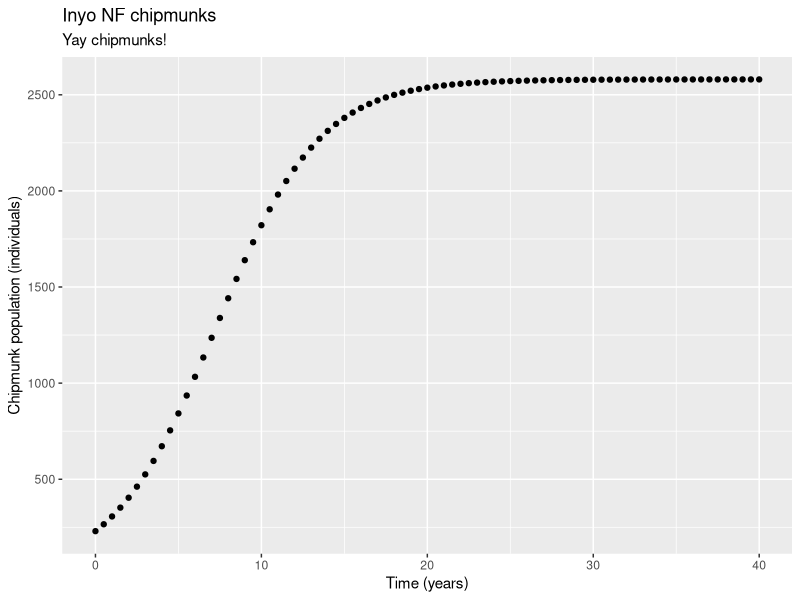

Source code (R):
## ---- chunk 1
knitr::opts_chunk$set(echo = TRUE)

library(tidyverse)
## ---- chunk 2
# Examples of logarithms

log(4)

# Examples of exponents

exp(5)

# A test of log()

log(exp(1))
## ---- chunk 3
# A sequence from 1 to 20, by 1

ex_1 <- seq(from = 1, to = 20, by = 1)

# Vector from 0 to 40 by increments of 0.2
ex_2 <- seq(from = 0, to = 40, by = 0.2)

# Vector from 1 to 5000 by increments of 10
## ---- chunk 4
pop_logistic <- function(capacity, init_pop, rate, time_yr) {

    capacity / (1 + ((capacity - init_pop) / init_pop) * exp(-rate * time_yr))  
}
  

pop_logistic(capacity = 2580, init_pop = 230, rate = 0.32, time_yr = 2.4)
  
## ---- chunk 5
# Create a vector of times from 0 to 20 by increments of 0.5

time_vec <- seq(from = 0, to = 40, by = 0.5)
## ---- chunk 6
chipmunk_pop <- pop_logistic(capacity = 2580, init_pop = 230, rate = 0.32, time_yr = time_vec)
## ---- chunk 7

chipmunk_df <- data.frame(time_vec, chipmunk_pop)

chipmunk_df

## ---- chunk 8
ggplot(data = chipmunk_df, aes(x = time_vec, y = chipmunk_pop)) +
  geom_point() +
  labs(x = "Time (years)",
       y = "Chipmunk population (individuals)",
       title = "Inyo NF chipmunks",
       subtitle = "Yay chipmunks!")
